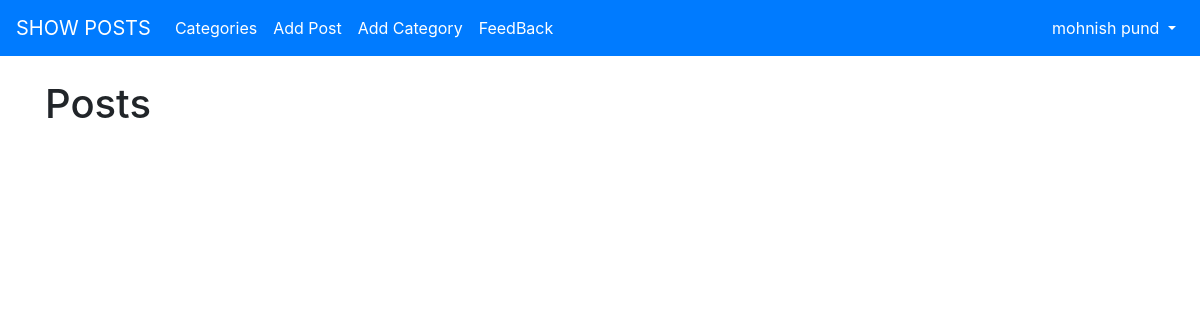
The app's page / (signed in), older data.
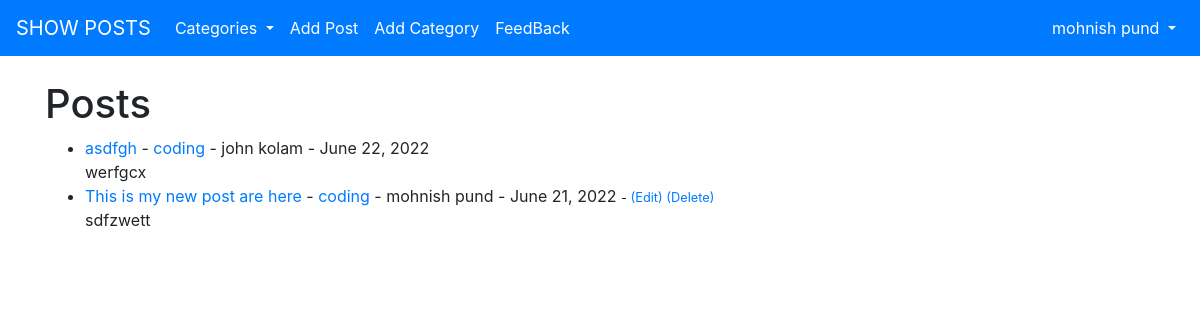
The same page, newer data.
### theblog/models.py (models this page shows, shortened)
class Post(models.Model):
	title = models.CharField(max_length=255)
	header_image = models.ImageField(null=True, blank=True, upload_to="images/")
	title_tag = models.CharField(max_length=255)
	author = models.ForeignKey(User, on_delete=models.CASCADE)
	body = RichTextField(blank=True, null=True)
	post_date = models.DateField(auto_now_add=True)
	category = models.CharField(max_length=255, default='coding')
	snippet = models.CharField(max_length=255)
	likes = models.ManyToManyField(User, related_name='blog_posts')

### theblog/views.py (the view)
# urls.py: path('', HomeView.as_view(), name="home"),
class HomeView(ListView):
	model = Post
	template_name = 'home.html'
	ordering = ['-post_date']
	def get_context_data(self, *args, **kwargs):
		cat_menu = Category.objects.all()
		context = super(HomeView, self).get_context_data(*args, **kwargs)
		context["cat_menu"] = cat_menu
		return context

### theblog/models.py (called while the page is built)
	def __str__(self):
		return self.name

### theblog/templates/home.html
{% extends 'base.html' %}
{% block content %}
<h1>Posts</h1>
<ul>
{% for post in object_list %}
    <li><a href="{% url 'article-detail' post.pk %}">{{ post.title }}</a>
         - <a href="{% url 'category' post.category|slugify %}">{{ post.category }}</a>
      - {{ post.author.first_name }} {{ post.author.last_name }} - {{ post.post_date}}  <small>
        {% if user.is_authenticated %}
          {% if user.id == post.author.id %}
            - <a href="{% url 'update_post' post.pk %}">(Edit)</a>
              <a href="{% url 'delete_post' post.pk %}">(Delete)</a>
             {% endif %}
        {% endif %}
    </small> <br/>{{ post.snippet }}</li>
{% endfor %}
</ul>
{% endblock %}

### theblog/templates/base.html (shortened to what this page needs)
 <!DOCTYPE html>
<html lang="en">
<head>
  <link rel="stylesheet" href="https://maxcdn.bootstrapcdn.com/bootstrap/4.5.2/css/bootstrap.min.css">
</head>
<body>
    <nav class="navbar navbar-expand-lg navbar-dark bg-primary">
    <a class="navbar-brand" href="{% url 'home'%}">SHOW POSTS</a>
    <div class="collapse navbar-collapse" id="navbarSupportedContent">
      <ul class="navbar-nav me-auto mb-2 mb-lg-0">
    {% if user.is_authenticated %}
       {% if cat_menu %}
       <li class="nav-item dropdown">
            <a class="nav-link dropdown-toggle active" href="#" id="navbardrop" data-toggle="dropdown">
              Categories
            </a>
        </li>
        {% else %}
            <li class="nav-item">
                <a class="nav-link active" href="{% url 'category-list'%}">Categories</a>
            </li>
           {% endif %}
           <li class="nav-item">
             <a class="nav-link active" href="{% url 'add_post'%}">Add Post</a>
           </li>
           <li class="nav-item">
             <a class="nav-link active" href="{% url 'add_category'%}">Add Category</a>
           </li>
            <li class="nav-item">
             <a class="nav-link active" href="{% url 'feedback'%}">FeedBack</a>
           </li>
    {% endif %}
         </ul>
    {% if user.is_authenticated %}
         <ul class="navbar-nav ml-auto">
            <li class="nav-item dropdown">
               <a class="nav-link dropdown-toggle active" href="#" id="navbardrop" data-toggle="dropdown">
               {{ user.first_name }}
               {{ user.last_name }}
               </a>
            </li>
         </ul>
    {% endif %}
       </div>
  </nav>
  <br/>
<div class="container">
    {% block content %}
    {% endblock %}
</div>
</body>
</html>

Row changes from the older to the newer data that the page shows:
added Post: title "asdfgh", category "coding", author.first_name "john", author.last_name "kolam", post_date "June 22, 2022", snippet "werfgcx"
added Post: title "This is my new post are here", category "coding", author.first_name "mohnish", author.last_name "pund", post_date "June 21, 2022", shows "(Edit)", snippet "sdfzwett"
